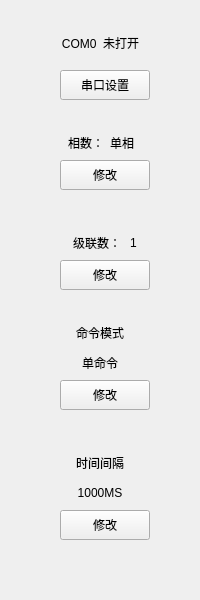
<?xml version="1.0" encoding="UTF-8"?>
<ui version="4.0">
 <class>SiSettingToolWid</class>
 <widget class="QWidget" name="SiSettingToolWid">
  <property name="geometry">
   <rect>
    <x>0</x>
    <y>0</y>
    <width>200</width>
    <height>600</height>
   </rect>
  </property>
  <property name="windowTitle">
   <string>Form</string>
  </property>
  <widget class="QLabel" name="serialLab">
   <property name="geometry">
    <rect>
     <x>30</x>
     <y>30</y>
     <width>141</width>
     <height>25</height>
    </rect>
   </property>
   <property name="text">
    <string>COM0  未打开</string>
   </property>
   <property name="alignment">
    <set>Qt::AlignCenter</set>
   </property>
  </widget>
  <widget class="QPushButton" name="serialBtn">
   <property name="geometry">
    <rect>
     <x>60</x>
     <y>70</y>
     <width>90</width>
     <height>30</height>
    </rect>
   </property>
   <property name="text">
    <string>串口设置</string>
   </property>
  </widget>
  <widget class="QLabel" name="devLineLab">
   <property name="geometry">
    <rect>
     <x>110</x>
     <y>130</y>
     <width>54</width>
     <height>25</height>
    </rect>
   </property>
   <property name="text">
    <string>单相</string>
   </property>
  </widget>
  <widget class="QLabel" name="label">
   <property name="geometry">
    <rect>
     <x>50</x>
     <y>130</y>
     <width>54</width>
     <height>25</height>
    </rect>
   </property>
   <property name="text">
    <string>相数：</string>
   </property>
   <property name="alignment">
    <set>Qt::AlignRight|Qt::AlignTrailing|Qt::AlignVCenter</set>
   </property>
  </widget>
  <widget class="QPushButton" name="lineBtn">
   <property name="geometry">
    <rect>
     <x>60</x>
     <y>160</y>
     <width>90</width>
     <height>30</height>
    </rect>
   </property>
   <property name="text">
    <string>修改</string>
   </property>
  </widget>
  <widget class="QLabel" name="label_4">
   <property name="geometry">
    <rect>
     <x>50</x>
     <y>230</y>
     <width>71</width>
     <height>25</height>
    </rect>
   </property>
   <property name="text">
    <string>级联数：</string>
   </property>
   <property name="alignment">
    <set>Qt::AlignRight|Qt::AlignTrailing|Qt::AlignVCenter</set>
   </property>
  </widget>
  <widget class="QLabel" name="devNumLab">
   <property name="geometry">
    <rect>
     <x>130</x>
     <y>230</y>
     <width>41</width>
     <height>25</height>
    </rect>
   </property>
   <property name="text">
    <string>1</string>
   </property>
  </widget>
  <widget class="QPushButton" name="devNumBtn">
   <property name="geometry">
    <rect>
     <x>60</x>
     <y>260</y>
     <width>90</width>
     <height>30</height>
    </rect>
   </property>
   <property name="text">
    <string>修改</string>
   </property>
  </widget>
  <widget class="QPushButton" name="cmdBtn">
   <property name="geometry">
    <rect>
     <x>60</x>
     <y>380</y>
     <width>90</width>
     <height>30</height>
    </rect>
   </property>
   <property name="text">
    <string>修改</string>
   </property>
  </widget>
  <widget class="QLabel" name="label_5">
   <property name="geometry">
    <rect>
     <x>50</x>
     <y>320</y>
     <width>100</width>
     <height>25</height>
    </rect>
   </property>
   <property name="text">
    <string>命令模式</string>
   </property>
   <property name="alignment">
    <set>Qt::AlignCenter</set>
   </property>
  </widget>
  <widget class="QLabel" name="devCmdLab">
   <property name="geometry">
    <rect>
     <x>50</x>
     <y>350</y>
     <width>100</width>
     <height>25</height>
    </rect>
   </property>
   <property name="text">
    <string>单命令</string>
   </property>
   <property name="alignment">
    <set>Qt::AlignCenter</set>
   </property>
  </widget>
  <widget class="QPushButton" name="timeBtn">
   <property name="geometry">
    <rect>
     <x>60</x>
     <y>510</y>
     <width>90</width>
     <height>30</height>
    </rect>
   </property>
   <property name="text">
    <string>修改</string>
   </property>
  </widget>
  <widget class="QLabel" name="label_6">
   <property name="geometry">
    <rect>
     <x>50</x>
     <y>450</y>
     <width>100</width>
     <height>25</height>
    </rect>
   </property>
   <property name="text">
    <string>时间间隔</string>
   </property>
   <property name="alignment">
    <set>Qt::AlignCenter</set>
   </property>
  </widget>
  <widget class="QLabel" name="timeLab">
   <property name="geometry">
    <rect>
     <x>50</x>
     <y>480</y>
     <width>100</width>
     <height>25</height>
    </rect>
   </property>
   <property name="text">
    <string>1000MS</string>
   </property>
   <property name="alignment">
    <set>Qt::AlignCenter</set>
   </property>
  </widget>
 </widget>
 <resources/>
 <connections/>
</ui>
